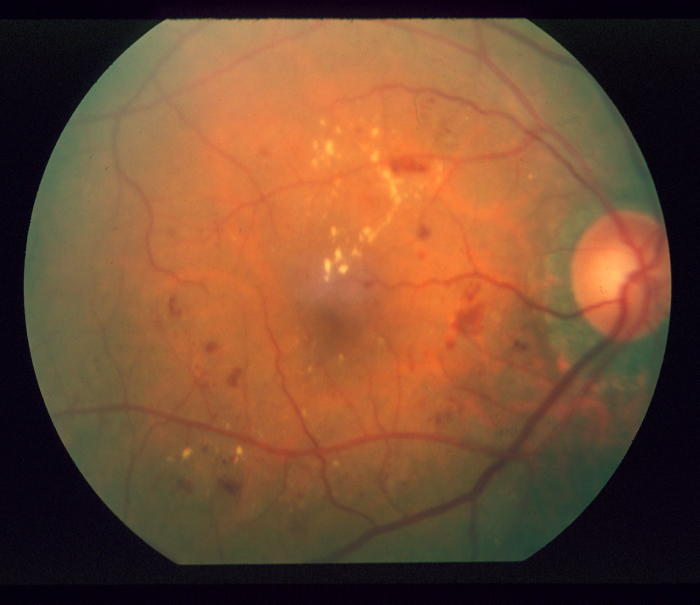
%> input picture Datasets/Dataset1/107.png, 700 x 605 px
$ octave --eval "result = glrlm(imread('../../Datasets/Dataset1/107.png'));"   (GNU Octave 9; MATLAB toolbox functions it lacks are replaced by stand-ins)
%> lines starting %> are read from the running program, lines starting %| are printed output that depends on the picture; in (x1, y1, x2, y2) boxes, pixels count from 0 and x2, y2 are one past the last pixel; in counts of white or black regions, pixels touching at a corner belong together; the program's own positions count from 1
function [feature1]  = glrlm(img)

 mask = ones(size(img(:,:,1)));
%> mask: size 605x700 double; every value is 1
 quantize = 16;


% img = im2double(img); % to double

% crop the image to the mask bounds for faster processing
stats = regionprops(mask,'BoundingBox');
%> stats = 1 region; box (x1, y1, x2, y2): (0, 0, 700, 605)
bx = int16(floor(stats.BoundingBox)) + int16(floor(stats.BoundingBox)==0);
%> bx = [1 1 700 605]
img = img(bx(2):bx(2)+bx(4)-1,bx(1):bx(1)+bx(3)-1);
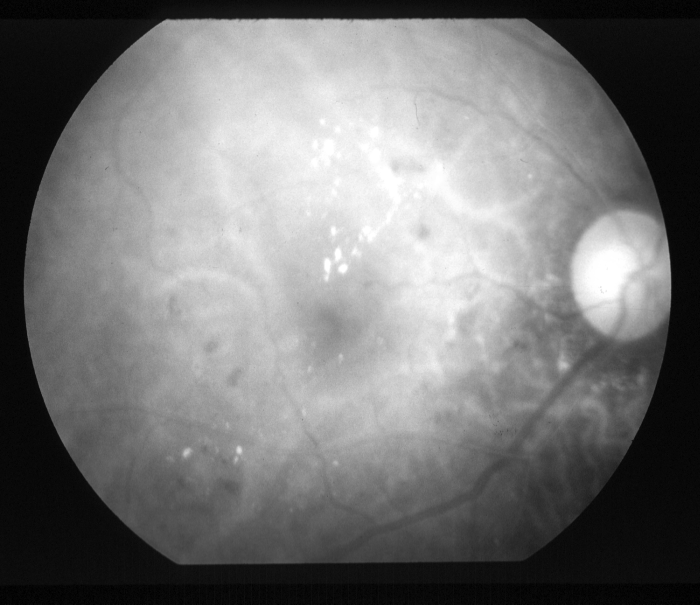
%> img: size 605x700 uint8; min 0, max 255, mean 116.8
mask = mask(bx(2):bx(2)+bx(4)-1,bx(1):bx(1)+bx(3)-1);

% adjust range
mini = min(img(:));   % find minimum
%> mini = 0
img = img-mini;       % let the range start at 0
maxi = max(img(:));   % find maximum
%> maxi = 255

% quantize the image to discrete integer values in the range 1:quantize
levels = maxi/quantize:maxi/quantize:maxi-maxi/quantize;
%> levels = [16 32 48 64 80 96 112 128 144 160 176 192 208 224]
img = imquantize(img,levels);
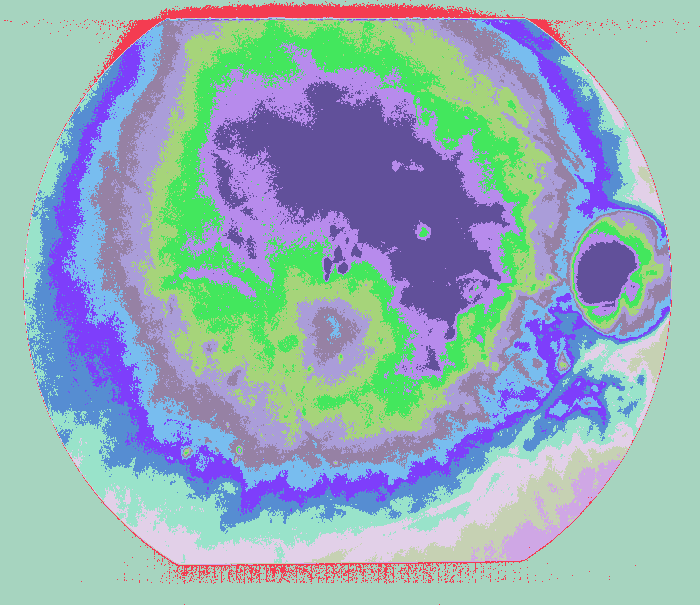
%> img: size 605x700 double; 15 distinct labels, from 1 to 15; one colour per label, 0 black

% apply the mask
img(~mask) = 0;

% initialize glrlm: p(i,j)
% -  with i the amount of bin values (quantization levels)
% -  with j the maximum run length (because yet unknown, assume maximum length
%    of image)
% -  four different orientations are used (0, 45, 90 and 135 degrees)
p0 = zeros(quantize,max(size(img)));
p45 = zeros(quantize,max(size(img)));
p90 = zeros(quantize,max(size(img)));
p135 = zeros(quantize,max(size(img)));

% initialize maximum value for j
maximgS = max(size(img));
%> maximgS = 700

% add zeros to the borders
img = padarray(img,[1 1]);
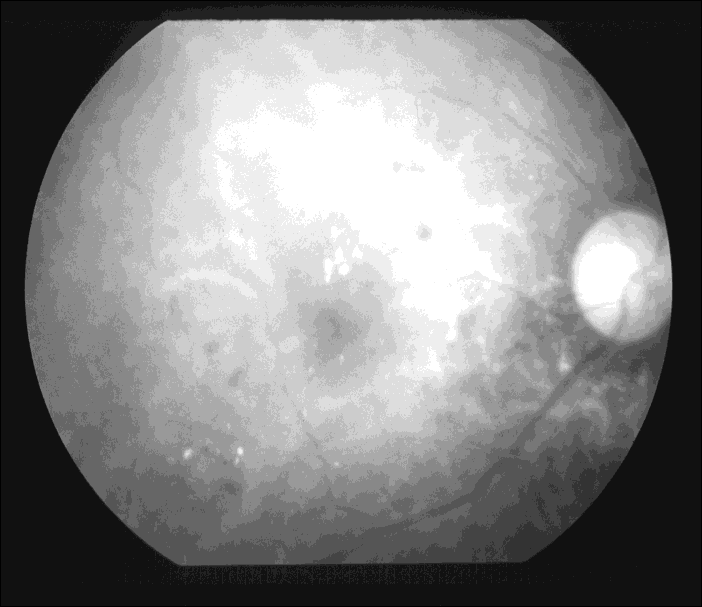
%> img: size 607x702 double; min 0, max 15, mean 7.68; drawn with min black and max white

% initialize rotation
img45 = imrotate(img,45);
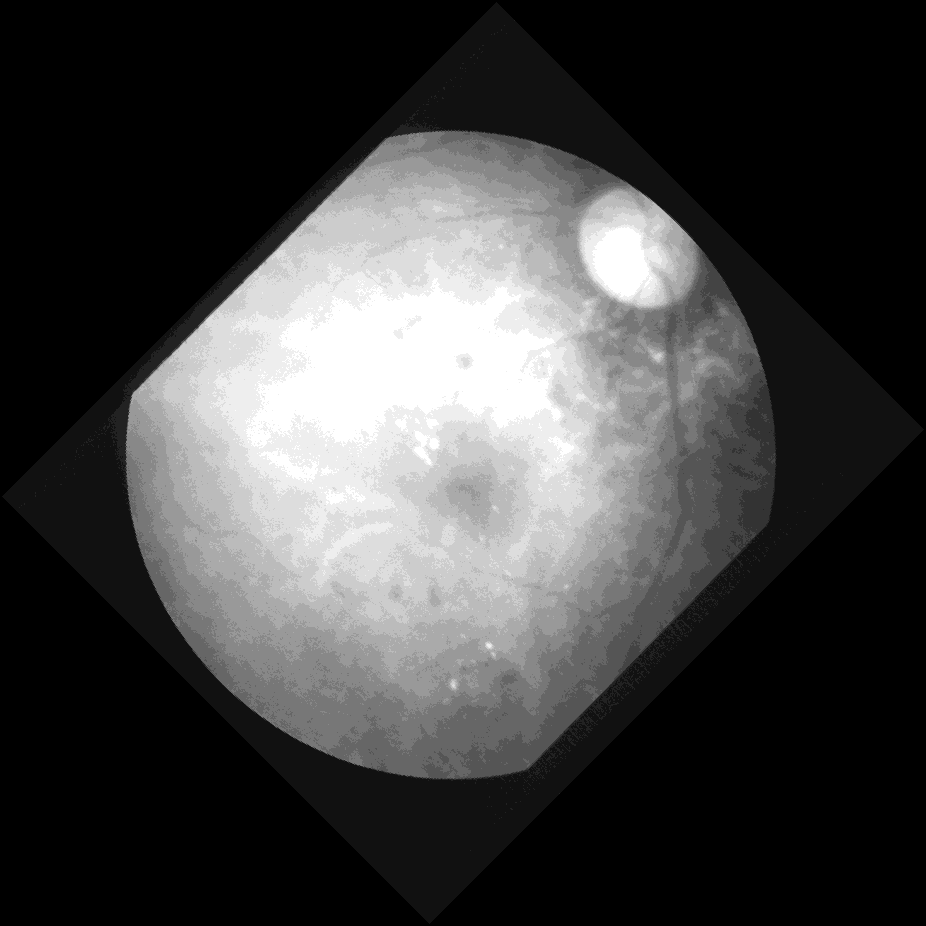
%> img45: size 926x926 double; min 0, max 15, mean 3.81; drawn with min black and max white

% find the run length for each quantization level
for i = 1:quantize
    % find the pixels corresponding to the quantization level
    BW = int8(img == i);
    BWr = int8(img45 == i);

    % find the start and end points of the run length
    G0e = (BW(2:end-1,2:end-1) - BW(2:end-1,3:end)) == 1;
    G0s = (BW(2:end-1,2:end-1) - BW(2:end-1,1:end-2)) == 1;
    G45e = (BWr(2:end-1,2:end-1) - BWr(2:end-1,3:end)) == 1;
    G45s = (BWr(2:end-1,2:end-1) - BWr(2:end-1,1:end-2)) == 1;
    G90e = (BW(2:end-1,2:end-1) - BW(3:end,2:end-1)) == 1;
    G90s = (BW(2:end-1,2:end-1) - BW(1:end-2,2:end-1)) == 1;
    G135e = (BWr(2:end-1,2:end-1) - BWr(3:end,2:end-1)) == 1;
    G135s = (BWr(2:end-1,2:end-1) - BWr(1:end-2,2:end-1)) == 1;

    % find the indexes
    G0s = G0s'; G0s = find(G0s(:));
    G0e = G0e'; G0e = find(G0e(:));
    G45s = G45s'; G45s = find(G45s(:));
    G45e = G45e'; G45e = find(G45e(:));
    G90s = find(G90s(:));
    G90e = find(G90e(:));
    G135s = find(G135s(:));
    G135e = find(G135e(:));

    % find the lengths
    lengths0 = G0e - G0s + 1;
    lengths45 = G45e - G45s + 1;
    lengths90 = G90e - G90s + 1;
    lengths135 = G135e - G135s + 1;

    % fill the matrix
    p0(i,:) = hist(lengths0,1:maximgS);
    p45(i,:) = hist(lengths45,1:maximgS);
    p90(i,:) = hist(lengths90,1:maximgS);
    p135(i,:) = hist(lengths135,1:maximgS);
end
%> this loop made 16 passes
%> pass 1, in glrlm, `BW = int8(img == i);`:
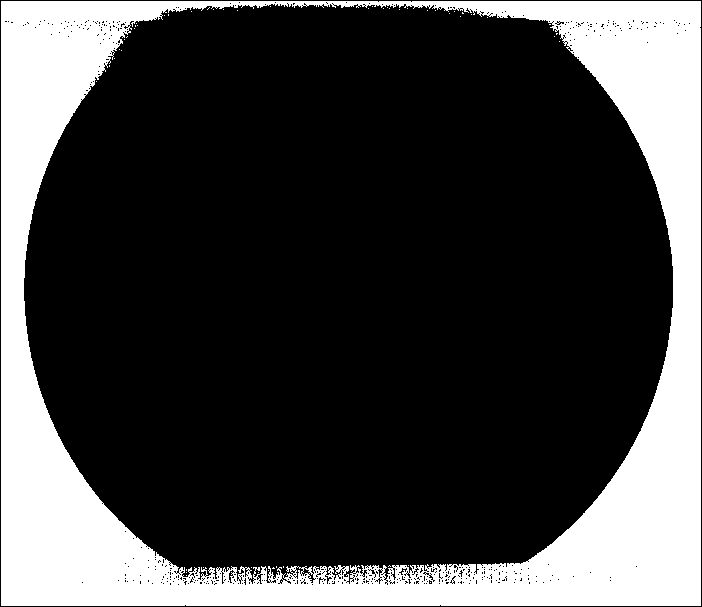
%> BW: size 607x702 int8; values 0 (black) and 1 (white), 25.7% white; 52 white regions (51 under 20 px), largest, box (x1, y1, x2, y2) and area: (1, 1, 701, 606) 109432
%> pass 1, in glrlm, `BWr = int8(img45 == i);`:
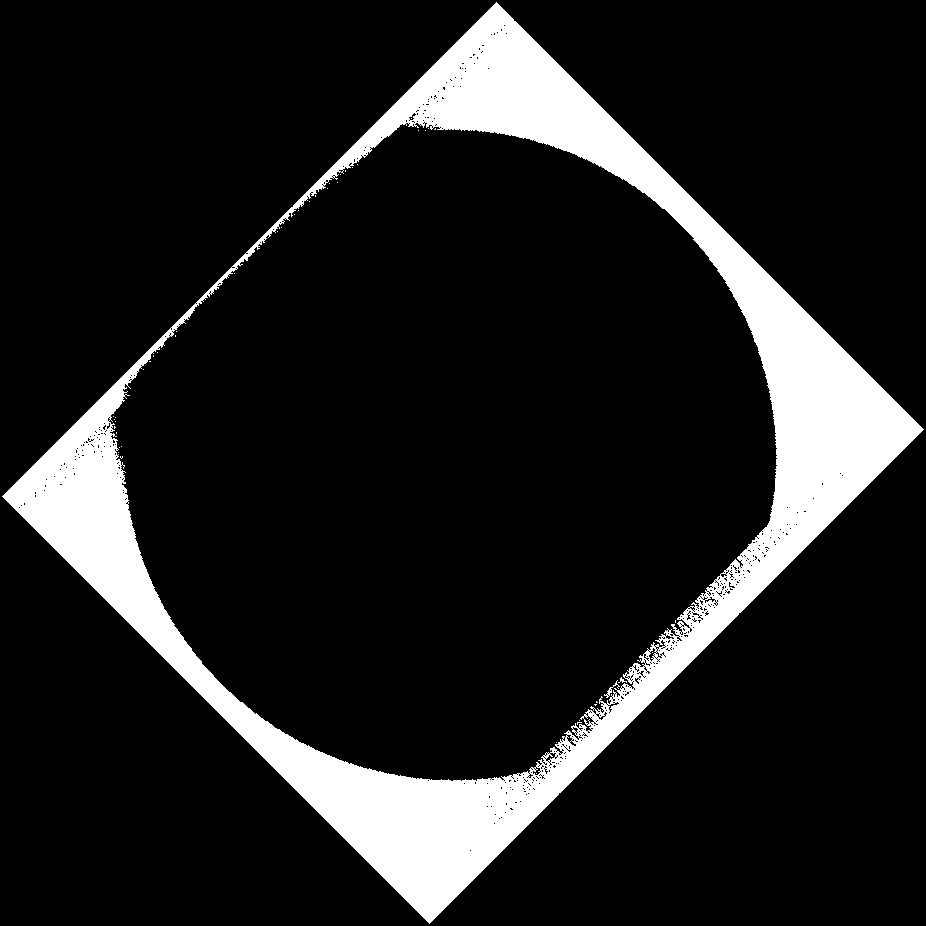
%> BWr: size 926x926 int8; values 0 (black) and 1 (white), 12.7% white; 46 white regions (43 under 20 px), largest, box (x1, y1, x2, y2) and area: (2, 2, 924, 924) 108712, (604, 680, 620, 698) 53, (618, 677, 627, 683) 21
%> pass 1, in glrlm, `G0s = (BW(2:end-1,2:end-1) - BW(2:end-1,1:end-2)) == 1;`:
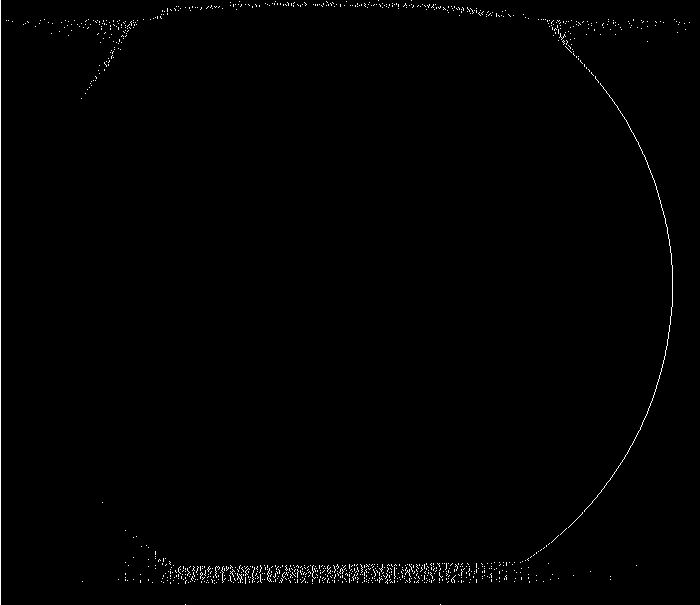
%> G0s: size 605x700 logical; 0.72% white in thin lines or dots

% add all orientations
p = p0 + p45 + p90 + p135;

% calculate the features
totSum = sum(p(:));
%> totSum = 203229
SRE = sum(sum(p,1) ./ ((1:maximgS).^2)) / totSum;
%> SRE = 0.405
LRE = sum(sum(p,1) .* ((1:maximgS).^2)) / totSum;
%> LRE = 504.7
RLNU = sum(sum(p,1) .^2) / totSum;
%> RLNU = 32772.8
RP = totSum / sum(mask(:));
%> RP = 0.48
GLNU = sum(sum(p,2) .^2) / totSum;
%> GLNU = 15657.5
LGLRE = sum(sum(p,2) .* ((1:quantize)'.^2)) / totSum;
%> LGLRE = 97.23
HGLRE = sum(sum(p,2) .^2) / totSum;
%> HGLRE = 15657.5

feature1=[SRE,LRE,RLNU,RP,GLNU,LGLRE,HGLRE];
%> feature1 = [0.405 504.7 32772.8 0.48 15657.5 97.23 15657.5]
%feature=[mean(feature1),std(feature1)];
 h=hist(feature1(:),0:255);
%> h = 256 values, max 4 at index 256, min 0 at index 2, mean 0.0273
%> `result = glrlm(imread('../../Datasets/Dataset1/107.png'));`: result = [0.405 504.7 32772.8 0.48 15657.5 97.23 15657.5]
end

$ run again, on Datasets/Dataset1/108.png
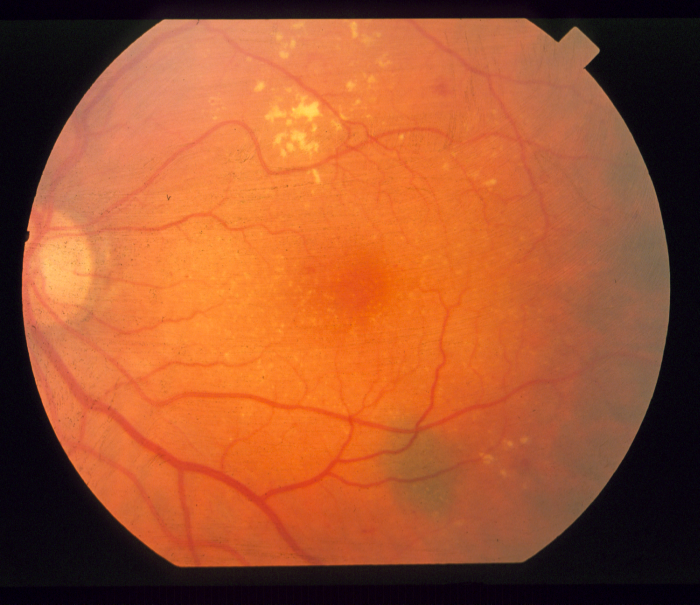
%> input picture Datasets/Dataset1/108.png, 700 x 605 px
%> mask: size 605x700 double; every value is 1
%> stats = 1 region; box (x1, y1, x2, y2): (0, 0, 700, 605)
%> bx = [1 1 700 605]
%> mini = 0
%> maxi = 255
%> levels = [16 32 48 64 80 96 112 128 144 160 176 192 208 224]
%> in glrlm, `img = imquantize(img,levels);`:
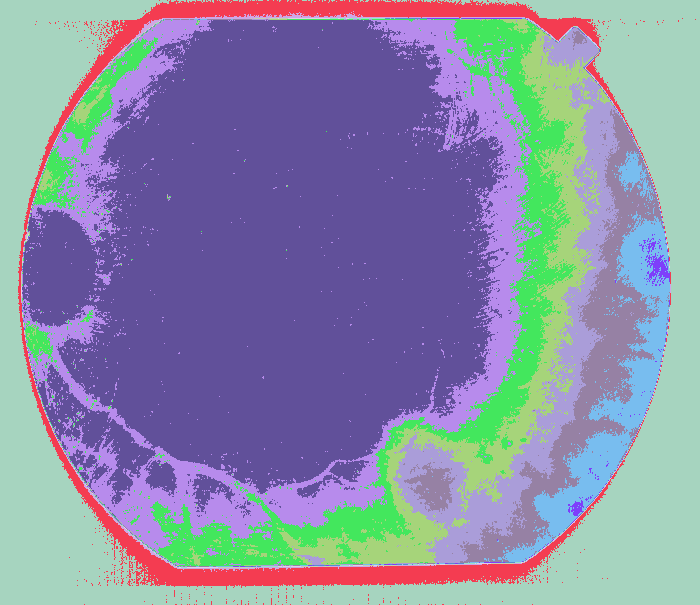
%> img: size 605x700 double; 15 distinct labels, from 1 to 15; one colour per label, 0 black
%> the loop in glrlm, `for i = 1:quantize` made 16 passes
%> pass 1, in glrlm, `G0s = (BW(2:end-1,2:end-1) - BW(2:end-1,1:end-2)) == 1;`:
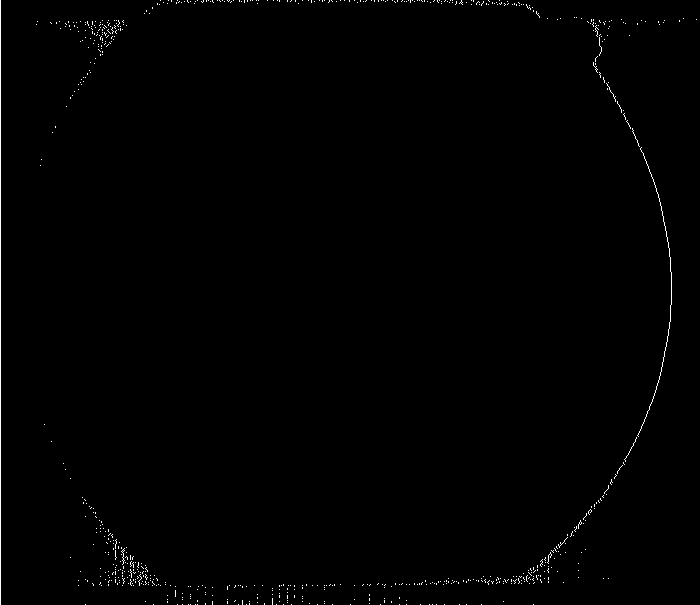
%> G0s: size 605x700 logical; 0.56% white in thin lines or dots
%> totSum = 129336
%> SRE = 0.416
%> LRE = 1865.6
%> RLNU = 21637.3
%> RP = 0.305
%> GLNU = 14695.6
%> LGLRE = 130.9
%> HGLRE = 14695.6
%> feature1 = [0.416 1865.6 21637.3 0.305 14695.6 130.9 14695.6]
%> h = 256 values, max 4 at index 256, min 0 at index 2, mean 0.0273
%> result = [0.416 1865.6 21637.3 0.305 14695.6 130.9 14695.6]

$ run again, on Datasets/Dataset1/11.png
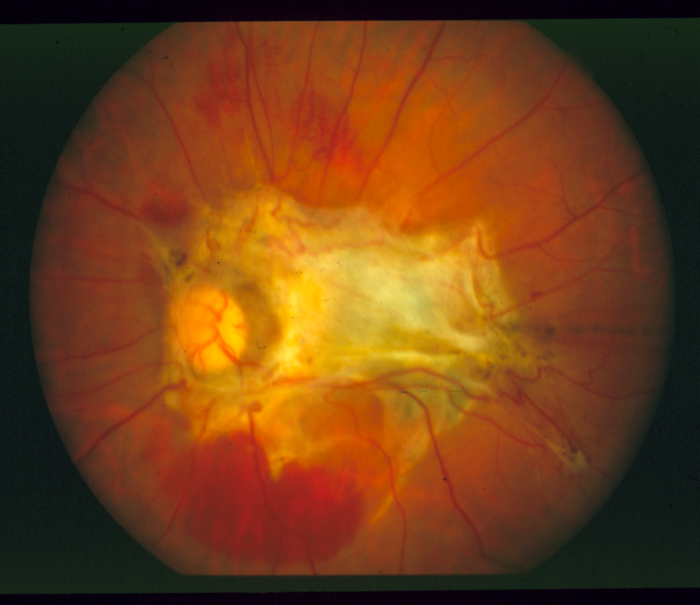
%> input picture Datasets/Dataset1/11.png, 700 x 605 px
%> mask: size 605x700 double; every value is 1
%> stats = 1 region; box (x1, y1, x2, y2): (0, 0, 700, 605)
%> bx = [1 1 700 605]
%> mini = 0
%> maxi = 255
%> levels = [16 32 48 64 80 96 112 128 144 160 176 192 208 224]
%> in glrlm, `img = imquantize(img,levels);`:
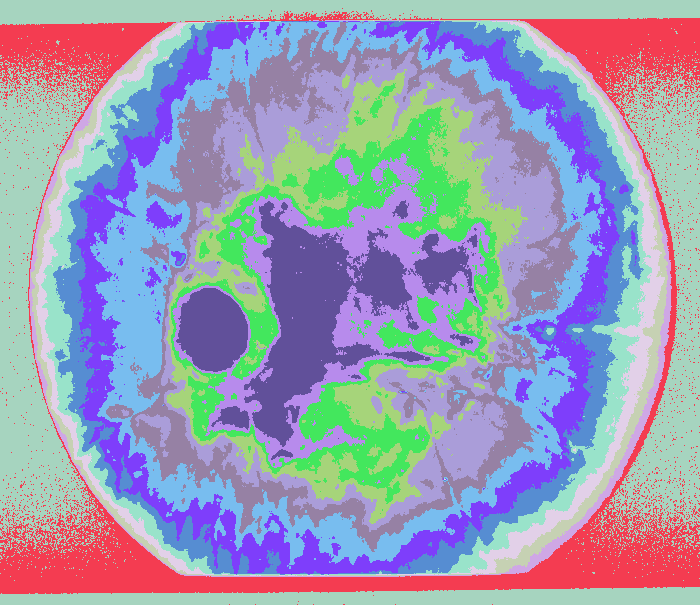
%> img: size 605x700 double; 15 distinct labels, from 1 to 15; one colour per label, 0 black
%> the loop in glrlm, `for i = 1:quantize` made 16 passes
%> pass 1, in glrlm, `G0s = (BW(2:end-1,2:end-1) - BW(2:end-1,1:end-2)) == 1;`:
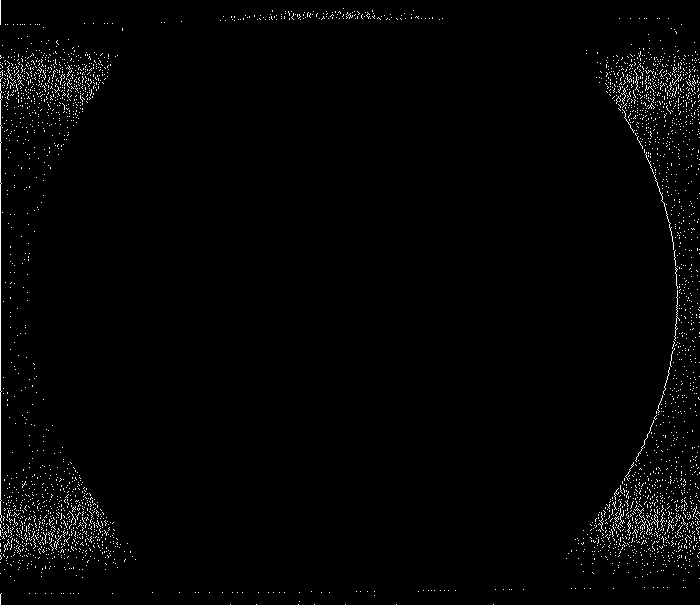
%> G0s: size 605x700 logical; 1.6% white in thin lines or dots
%> totSum = 179097
%> SRE = 0.301
%> LRE = 355.8
%> RLNU = 17662.2
%> RP = 0.423
%> GLNU = 15994.2
%> LGLRE = 70.19
%> HGLRE = 15994.2
%> feature1 = [0.301 355.8 17662.2 0.423 15994.2 70.19 15994.2]
%> h = 256 values, max 4 at index 256, min 0 at index 2, mean 0.0273
%> result = [0.301 355.8 17662.2 0.423 15994.2 70.19 15994.2]
